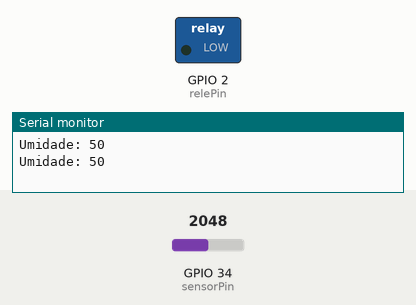
Recording of a sketch running on a simulated ESP32. Shown: switched loads named in the sketch (green lamp = pin HIGH), the last lines printed to the serial monitor. The inputs (shaded band) are chosen by the test bench; at power-on: GPIO 34 (sensorPin) = 2048.

Above: at 1.8 s.
1.9 s: GPIO 34 (sensorPin) set to 2458
3.4 s: GPIO 34 (sensorPin) set to 2557
At 4.5 s:
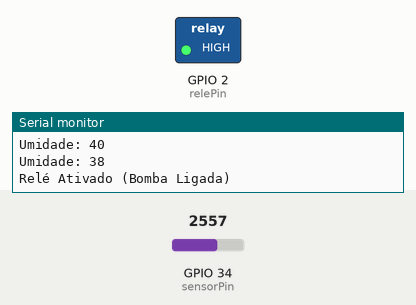
Timing chart, 0 to 6.4 s (numbered marks = the images above; inputs shaded):
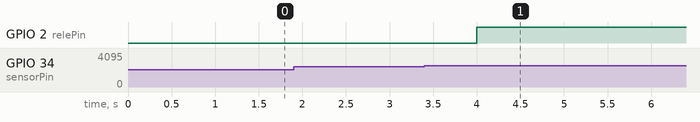

Measured:
- the behaviour switches between 2497 and 2498 on GPIO 34 (sensorPin) (found by bisection; images 0 and 1)
- after the input at 3.4 s, GPIO 2 (relePin): LOW → HIGH after 0.60 s

The sketch:

11_umidade_liga_bomba.ino
```cpp
const int sensorPin = 34; // Pino onde o sensor de umidade está conectado
const int relePin = 2; // Pino onde o relé está conectado

// Defina os limites de umidade
const int umidadeMinima = 40; // Umidade mínima para ligar o relé
const int umidadeMaxima = 60; // Umidade máxima para desligar o relé

void setup() {
    Serial.begin(115200); // Inicializa a comunicação serial
    pinMode(relePin, OUTPUT); // Configura o pino do relé como saída
    digitalWrite(relePin, LOW); // Inicializa o relé desligado
}

void loop() {
    int valorUmidade = analogRead(sensorPin); // Lê o valor do sensor de umidade
    // Mapeia o valor lido para o intervalo de umidade desejado (0-1023 para 0-100%)
    int umidade = map(valorUmidade, 0, 4095, 100, 0); // ADC do ESP32 vai de 0 a 4095

    Serial.print("Umidade: ");
    Serial.println(umidade); // Mostra a umidade lida no monitor serial

    if (umidade < umidadeMinima) {
        digitalWrite(relePin, HIGH); // Liga o relé
        Serial.println("Relé Ativado (Bomba Ligada)");
    } else if (umidade > umidadeMaxima) {
        digitalWrite(relePin, LOW); // Desliga o relé
        Serial.println("Relé Desativado (Bomba Desligada)");
    }

    delay(1000); // Espera 1 segundo antes de ler novamente
}  
```
